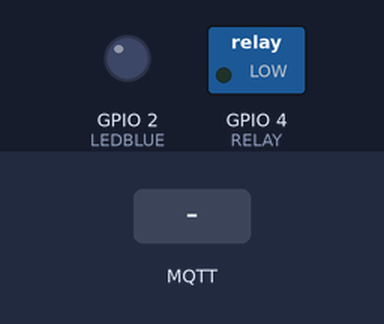
The sketch below on a simulated ESP8266 (NodeMCU). Parts: switched loads named in the sketch (green lamp = pin HIGH), output pins drawn as LEDs (lit = HIGH). The test bench sets the inputs (shaded band). WiFi joins after 1.5 s; servers stay silent unless stated; uploads are accepted with an empty reply; no MQTT or app messages arrive unless stated; not simulated (calls return 0 or success): Adafruit_credentials.h; names the files do not define were given values by the test bench: SERVERPORT = 80; what the sketch prints to the serial monitor is not drawn.

Above: at 0.2 s.
At 1.7 s:
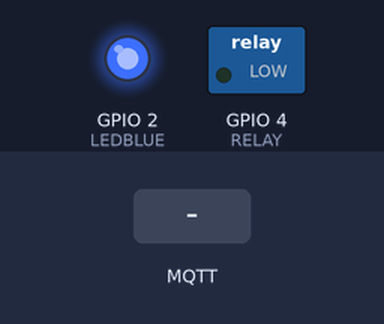
At 3.0 s:
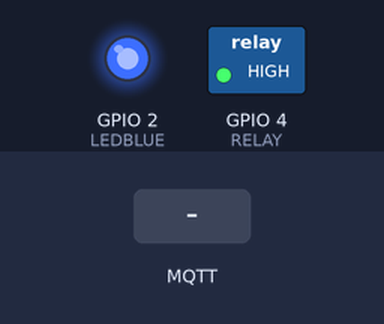
3.1 s: MQTT message "ON" arrives on the first subscribed topic
4.6 s: MQTT message "1" arrives on the first subscribed topic
6.1 s: MQTT message "on" arrives on the first subscribed topic
Timing chart, 0 to 9.1 s (numbered marks = the images above; inputs shaded):
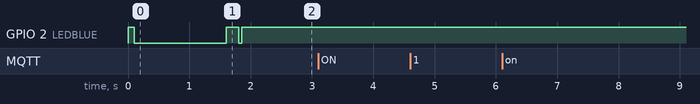

Measured:
- after the input at 3.1 s, every drawn part: stays the same
- after the input at 4.6 s, every drawn part: stays the same
- after the input at 6.1 s, every drawn part: stays the same

The sketch:

MERA.ino
```cpp
#include <ESP8266WiFi.h>

#include <PubSubClient.h>
#include <ESP8266HTTPClient.h>
#include <Adafruit_credentials.h>

String USERNAME = "Trojan52/";
String PREAMBLE = "feeds/";
String T_COMMAND = "kitchen.udlinnitiel";
#define LEDBLUE 2
#define RELAY   4

WiFiClient WiFiClient;

PubSubClient client(WiFiClient);

void setup() {
  HTTPClient http;
  pinMode(LEDBLUE, OUTPUT);
  pinMode(RELAY, OUTPUT);
  digitalWrite(RELAY, LOW);
  digitalWrite(LEDBLUE, HIGH);
  Serial.begin(9600);
  delay(100);
  Serial.println();
  Serial.println();
  Serial.print("Connecting to ");
  Serial.println(ssid);
  WiFi.begin(ssid, password);

  while (WiFi.status() != WL_CONNECTED) {
    digitalWrite(LEDBLUE, LOW);
    delay(500);
    digitalWrite(LEDBLUE, HIGH);
    Serial.print(".");
  }

  Serial.println("");
  Serial.println("WiFi connected");
  Serial.println("IP address: ");
  Serial.println(WiFi.localIP());
  WiFi.printDiag(Serial);

  String Url = "http://io.adafruit.com/api/v2/" + USERNAME + PREAMBLE + T_COMMAND + "/data/retain/?X-AIO-Key=" MQTT_KEY;
  http.begin(Url);
  int httpCode = http.GET();
  String payload = http.getString();
  int pos = payload.indexOf(',');
  if(pos != -1) {
    String val = payload.substring(0, pos);
    if(val.equals("ON")) {
       digitalWrite(RELAY, HIGH);
    } else {
       digitalWrite(RELAY, LOW);
    }
  } else {
    digitalWrite(RELAY, HIGH);
  }
  http.end();
  client.setServer(SERVER, SERVERPORT);
  client.setCallback(callback);
}


void loop() {
  yield();
  if (!client.connected()) {
    Serial.println("Attempting MQTT connection...");
    digitalWrite(LEDBLUE, LOW);
    if (client.connect("", MQTT_USERNAME, MQTT_KEY)) {
      digitalWrite(LEDBLUE, HIGH);
      Serial.println("connected");
      String topic = USERNAME + PREAMBLE + T_COMMAND;
      client.subscribe(topic.c_str(), 1);

    } else {
      Serial.print("failed, rc=");
      Serial.print(client.state());
      Serial.println(" try again in 5 seconds");
      delay(5000);
    }
  }

  client.loop();
}


void callback(char* topic, byte * data, unsigned int length) {

  Serial.print(topic);
  Serial.print(": ");
  for (int i = 0; i < length; i++) {
    Serial.print((char)data[i]);
  }
  Serial.println();
  if (memcmp(data, "OFF", length) == 0)  {
    digitalWrite(RELAY, LOW);
  } else if(memcmp(data, "ON", length) == 0){
    digitalWrite(RELAY, HIGH);
  }
}
```
